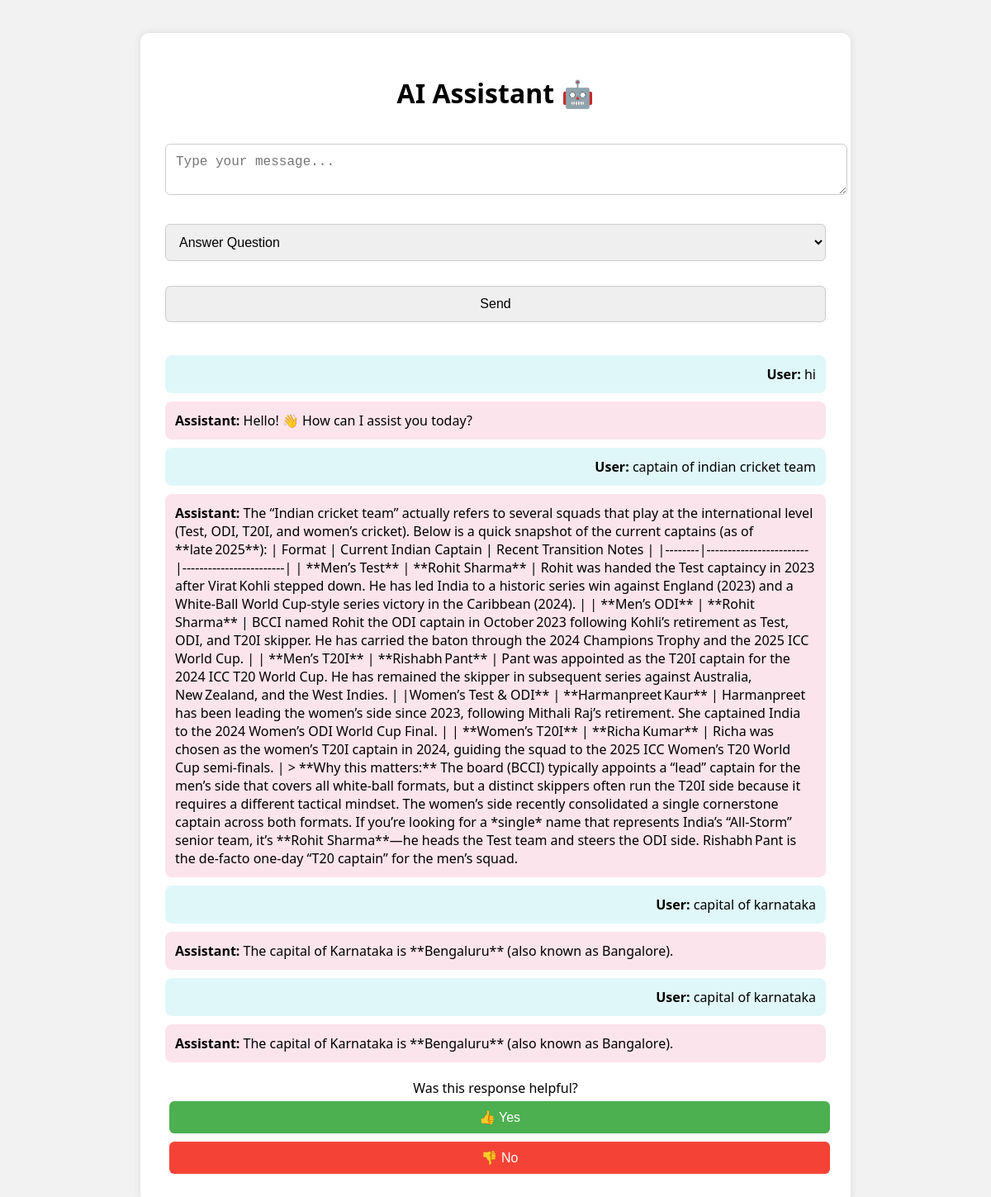
The page / on the database its author committed.
### app.py (models this page shows)
class ChatMessage(db.Model):
    id = db.Column(db.Integer, primary_key=True)
    role = db.Column(db.String(10))  # 'user' or 'assistant'
    content = db.Column(db.Text)
    timestamp = db.Column(db.DateTime, default=db.func.now())

### app.py (the view, shortened to what this page needs)
@app.route('/', methods=['GET', 'POST'])
def index():
    messages = ChatMessage.query.order_by(ChatMessage.timestamp).all()
    return render_template('index.html', chat_history=messages)

### templates/index.html (shortened to what this page needs)
<!DOCTYPE html>
<html>
<head>
    <link rel="stylesheet" href="/static/style.css">
</head>
<body>
    <div class="container">
        <h1>AI Assistant 🤖</h1>
        <form method="POST">
            <textarea name="user_input" placeholder="Type your message..." required></textarea>
            <select name="function">
                <option value="question">Answer Question</option>
            </select>
            <button type="submit">Send</button>
        </form>
        <div class="chat-box">
            {% for message in chat_history %}
                <div class="message {{ message.role }}">
                    <strong>{{ message.role.capitalize() }}:</strong> {{ message.content }}
                </div>
            {% endfor %}
        </div>
        {% if chat_history and chat_history[-1].role == "assistant" %}
        <form method="POST" action="/feedback" class="feedback-form">
            <label>Was this response helpful?</label>
            <button name="feedback" value="yes">👍 Yes</button>
            <button name="feedback" value="no">👎 No</button>
        </form>
        {% endif %}
    </div>
</body>
</html>

### static/style.css (style rules this page uses)
body { font-family: 'Segoe UI', sans-serif; background-color: #f2f2f2; margin: 0; padding: 0; }
.container { max-width: 800px; margin: 40px auto; background: #fff; padding: 30px; border-radius: 10px; box-shadow: 0 0 10px rgba(0,0,0,0.1); }
h1 { text-align: center; margin-bottom: 30px; }
textarea, select, button { width: 100%; padding: 12px; margin-top: 10px; margin-bottom: 20px; border-radius: 6px; border: 1px solid #ccc; font-size: 16px; }
.chat-box { margin-top: 20px; }
.message { padding: 12px; margin-bottom: 10px; border-radius: 8px; }
.message.user { background-color: #e0f7fa; text-align: right; }
.message.assistant { background-color: #fce4ec; text-align: left; }
.feedback-form { text-align: center; margin-top: 20px; }
.feedback-form button { padding: 10px 20px; margin: 5px; font-size: 16px; border: none; border-radius: 6px; cursor: pointer; }
.feedback-form button[value="yes"] { background-color: #4caf50; color: white; }
.feedback-form button[value="no"] { background-color: #f44336; color: white; }

### rows shown on the page
ChatMessage: role "User", content "hi"
ChatMessage: role "Assistant", content "Hello! 👋 How can I assist you today?"
ChatMessage: role "User", content "captain of indian cricket team"
ChatMessage: role "Assistant", content "The “Indian cricket team” actually refers to several squads that play at the international level (Test, ODI, T20I, and women’s cricket). Below is a quick snapshot of the current captains (as of **late 2025**): | Format | Current Indian Captain | Recent Transition Notes | |--------|------------------------|------------------------| | **Men’s Test** | **Rohit Sharma** | Rohit was handed the Test captaincy in 2023 after Virat Kohli stepped down. He has led India to a historic series win against England (2023) and a White‑Ball World Cup‑style series victory in the Caribbean (2024). | | **Men’s ODI** | **Rohit Sharma** | BCCI named Rohit the ODI captain in October 2023 following Kohli’s…"
ChatMessage: role "User", content "capital of karnataka"
ChatMessage: role "Assistant", content "The capital of Karnataka is **Bengaluru** (also known as Bangalore)."
ChatMessage: role "User", content "capital of karnataka"
ChatMessage: role "Assistant", content "The capital of Karnataka is **Bengaluru** (also known as Bangalore)."
